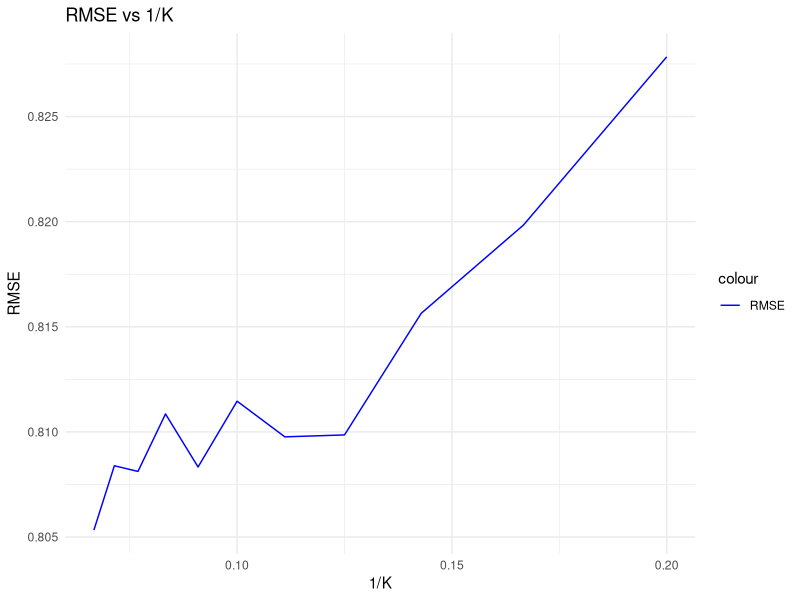

This chart was generated by the following R code:
## ---- chunk 1
# Load the training data
train <- read.csv("wineq_train.csv", stringsAsFactors=F)
# Load the test data
test <- read.csv("wineq_validation.csv", , stringsAsFactors=F)
## ---- chunk 2
# Compactly Display the Structure of an Arbitrary R Object
str(train)

# Take an initial view of the dataset
summary(train)
## ---- chunk 3
fit = lm(quality ~ ., data=train)
summary(fit)
yhat = predict(fit, newdata=test)

# Put the prediction in a file for the submission on the platform
write.table(file="mySubmission.txt", yhat, row.names = FALSE, col.names = FALSE)
## ---- chunk 4
MSE <- function(y, model){
  yhat = predict(model) # Estimated y computed on the basis of the features
  mean((y-yhat)^2)
}

RMSE <- function(y, model){
  sqrt(MSE(y,model))
}
## ---- chunk 5
mse = MSE(y=train$quality, model=fit)
# Square root of MSE
sqrt(mse)
## ---- chunk 6
#library(ggplot2)
#require(graphics)
#pairs(train)
#ggplot(cor(train))

#ggcorrplot(cor(train))
#heatmap(cor(train))

#plot(train$alcohol, train$quality)
#plot(train$total.sulfur.dioxide, train$free.sulfur.dioxide)
#abline(fit)
#cor(train)
## ---- chunk 7
fit_m3 = lm(quality ~ . -citric.acid -chlorides -total.sulfur.dioxide, data=train)
yhat = predict(fit_m3, newdata=test)
RMSE(y=train$quality, model=fit_m3)
write.table(file="mySubmission.txt", yhat, row.names = FALSE, col.names = FALSE)
## ---- chunk 8
fit_m3n2 = lm(quality ~ . -citric.acid - chlorides - total.sulfur.dioxide - density, data=train) 
yhat = predict(fit_m3n2, newdata=test)
RMSE(y=train$quality, model=fit_m3n2)
## ---- chunk 9
fit_m3n3 = lm(quality ~ . -citric.acid - chlorides - total.sulfur.dioxide - residual.sugar, data=train) 
yhat = predict(fit_m3n3, newdata=test)
RMSE(y=train$quality, model=fit_m3n3)
## ---- chunk 10
# Create all possible combinations of features
all_features <- colnames(train)  # Assuming 'train' is your training data frame
all_features <- setdiff(all_features, "quality")  # Remove the dependent variable
feature_combinations <- lapply(1:length(all_features), function(x) combn(all_features, x))

# Fit models and calculate RMSE for each combination
best_rmse <- Inf
best_model <- NULL
for (i in seq_along(feature_combinations)) {
  combinations <- feature_combinations[[i]]
  for (j in 1:ncol(combinations)) {
    formula <- as.formula(paste("quality ~", paste(combinations[, j], collapse = " + ")))
    model <- lm(formula, data = train)
    rmse <- RMSE(train$quality, model)
    if (rmse < best_rmse) {
      best_rmse <- rmse
      best_model <- model
    }
  }
}

summary(best_model)
RMSE(y=train$quality, model=best_model)
yhat = predict(best_model, newdata=test)
write.table(file="mySubmission.txt", yhat, row.names = FALSE, col.names = FALSE)
## ---- chunk 11
library(class)
library(caret)

minK = 5
maxK = 15
k_values <- minK:maxK # Define the values of K for cross-validation
results <- data.frame(K = integer(), oneOverK = numeric(), RMSE_train = numeric(), RMSE_cv = numeric())

# Perform k-fold cross-validation for each K value
for (k in k_values) {
  # Define the KNN control parameters for cross-validation
  # number: the number of folds
  ctrl <- trainControl(method = "cv", number = k, savePredictions = TRUE)

  # Define the KNN model
  model <- train(quality ~ ., data = train, method = "knn", trControl = ctrl, tuneGrid = data.frame(k = k))
  
  # Store results
  results <- rbind(results, data.frame(K = model$results$k, oneOverK = 1/model$results$k, RMSE = model$results$RMSE))
}

# Plot RMSE based on train data and cross-validation

oneOverK <- results$oneOverK
RMSE <- results$RMSE
ggplot(results, aes(x = oneOverK)) +
  geom_line(aes(y = RMSE, color = "RMSE")) +
  scale_color_manual(values = c("RMSE" = "blue")) +
  #scale_x_continuous(expand=c(0, 0), limits=c(0, 0.2)) +
  #scale_y_continuous(expand=c(0, 0), limits=c(0, 1)) +
  labs(x = "1/K", y = "RMSE") +
  ggtitle("RMSE vs 1/K") +
  theme_minimal()
